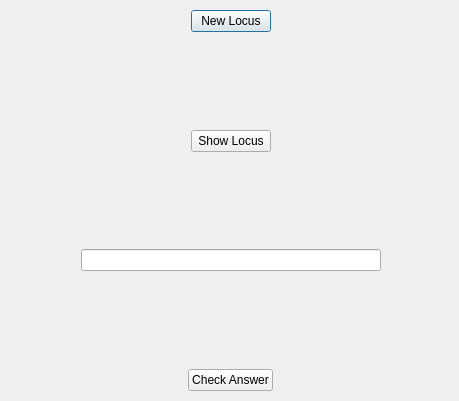
<?xml version="1.0" encoding="UTF-8"?>
<ui version="4.0">
 <class>Dialog</class>
 <widget class="QDialog" name="Dialog">
  <property name="geometry">
   <rect>
    <x>0</x>
    <y>0</y>
    <width>459</width>
    <height>401</height>
   </rect>
  </property>
  <property name="windowTitle">
   <string>Dialog</string>
  </property>
  <widget class="QWidget" name="verticalLayoutWidget">
   <property name="geometry">
    <rect>
     <x>10</x>
     <y>10</y>
     <width>441</width>
     <height>381</height>
    </rect>
   </property>
   <layout class="QVBoxLayout" name="verticalLayout">
    <item>
     <layout class="QHBoxLayout" name="horizontalLayout_3">
      <item>
       <spacer name="horizontalSpacer_5">
        <property name="orientation">
         <enum>Qt::Horizontal</enum>
        </property>
        <property name="sizeHint" stdset="0">
         <size>
          <width>40</width>
          <height>20</height>
         </size>
        </property>
       </spacer>
      </item>
      <item>
       <widget class="QPushButton" name="NewLociButton">
        <property name="text">
         <string>New Locus</string>
        </property>
       </widget>
      </item>
      <item>
       <spacer name="horizontalSpacer_6">
        <property name="orientation">
         <enum>Qt::Horizontal</enum>
        </property>
        <property name="sizeHint" stdset="0">
         <size>
          <width>40</width>
          <height>20</height>
         </size>
        </property>
       </spacer>
      </item>
     </layout>
    </item>
    <item>
     <spacer name="verticalSpacer_3">
      <property name="orientation">
       <enum>Qt::Vertical</enum>
      </property>
      <property name="sizeHint" stdset="0">
       <size>
        <width>20</width>
        <height>40</height>
       </size>
      </property>
     </spacer>
    </item>
    <item>
     <layout class="QHBoxLayout" name="horizontalLayout">
      <item>
       <spacer name="horizontalSpacer">
        <property name="orientation">
         <enum>Qt::Horizontal</enum>
        </property>
        <property name="sizeHint" stdset="0">
         <size>
          <width>40</width>
          <height>20</height>
         </size>
        </property>
       </spacer>
      </item>
      <item>
       <widget class="QPushButton" name="ShowLociButton">
        <property name="text">
         <string>Show Locus</string>
        </property>
       </widget>
      </item>
      <item>
       <spacer name="horizontalSpacer_2">
        <property name="orientation">
         <enum>Qt::Horizontal</enum>
        </property>
        <property name="sizeHint" stdset="0">
         <size>
          <width>40</width>
          <height>20</height>
         </size>
        </property>
       </spacer>
      </item>
     </layout>
    </item>
    <item>
     <spacer name="verticalSpacer_2">
      <property name="orientation">
       <enum>Qt::Vertical</enum>
      </property>
      <property name="sizeHint" stdset="0">
       <size>
        <width>20</width>
        <height>40</height>
       </size>
      </property>
     </spacer>
    </item>
    <item>
     <layout class="QHBoxLayout" name="horizontalLayout_2">
      <item>
       <spacer name="horizontalSpacer_3">
        <property name="orientation">
         <enum>Qt::Horizontal</enum>
        </property>
        <property name="sizeHint" stdset="0">
         <size>
          <width>40</width>
          <height>20</height>
         </size>
        </property>
       </spacer>
      </item>
      <item>
       <widget class="QLineEdit" name="TextInput">
        <property name="minimumSize">
         <size>
          <width>300</width>
          <height>0</height>
         </size>
        </property>
       </widget>
      </item>
      <item>
       <spacer name="horizontalSpacer_4">
        <property name="orientation">
         <enum>Qt::Horizontal</enum>
        </property>
        <property name="sizeHint" stdset="0">
         <size>
          <width>40</width>
          <height>20</height>
         </size>
        </property>
       </spacer>
      </item>
     </layout>
    </item>
    <item>
     <spacer name="verticalSpacer">
      <property name="orientation">
       <enum>Qt::Vertical</enum>
      </property>
      <property name="sizeHint" stdset="0">
       <size>
        <width>20</width>
        <height>40</height>
       </size>
      </property>
     </spacer>
    </item>
    <item>
     <layout class="QHBoxLayout" name="horizontalLayout_4">
      <item>
       <spacer name="horizontalSpacer_7">
        <property name="orientation">
         <enum>Qt::Horizontal</enum>
        </property>
        <property name="sizeHint" stdset="0">
         <size>
          <width>40</width>
          <height>20</height>
         </size>
        </property>
       </spacer>
      </item>
      <item>
       <widget class="QPushButton" name="CheckButton">
        <property name="text">
         <string>Check Answer</string>
        </property>
       </widget>
      </item>
      <item>
       <spacer name="horizontalSpacer_8">
        <property name="orientation">
         <enum>Qt::Horizontal</enum>
        </property>
        <property name="sizeHint" stdset="0">
         <size>
          <width>40</width>
          <height>20</height>
         </size>
        </property>
       </spacer>
      </item>
     </layout>
    </item>
   </layout>
  </widget>
 </widget>
 <resources/>
 <connections/>
</ui>
